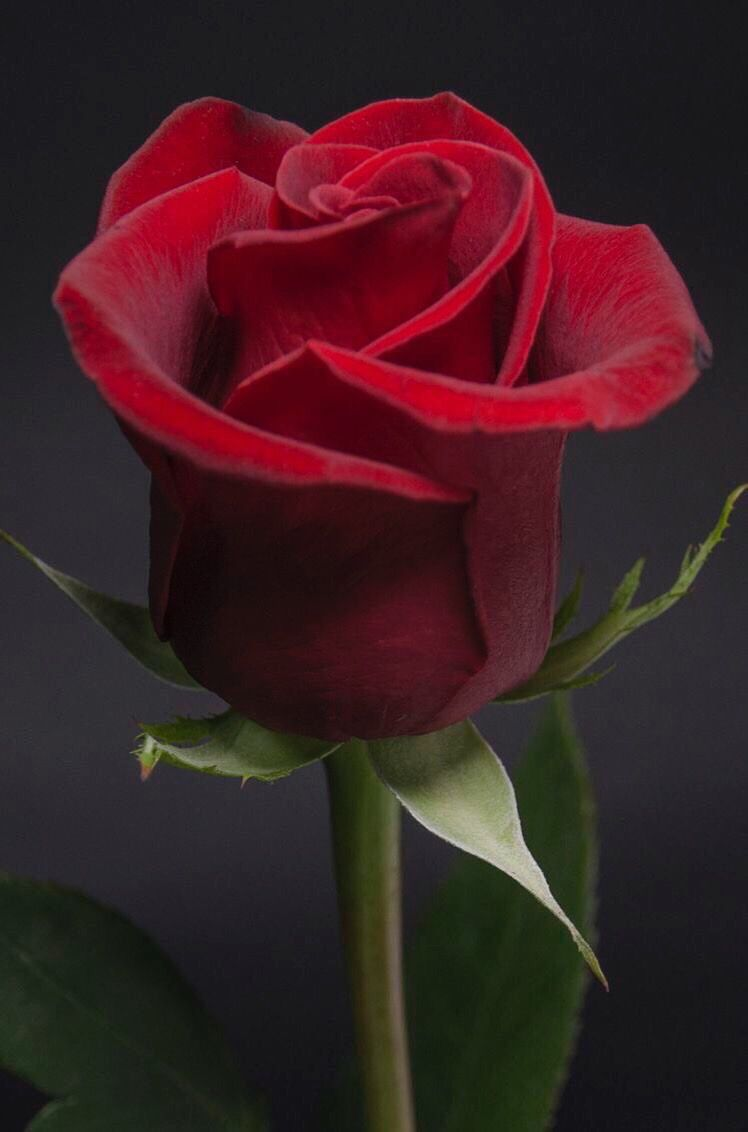
#> input picture Flores/flower_11.jpg, 748 x 1132 px
$ python -i utils.py   (imports and definitions only)
#> lines starting #> are read from the running program, lines starting #| are printed output that depends on the picture
"""
Módulo de utilidades para el sistema de búsqueda de caminos
Basado en los scripts proporcionados en clase
"""

import random
from collections import deque
import time

class WorldGenerator:
    """Generador de mundos cuadriculados con obstáculos y flores"""

    # [44 lines left out: function crear_mundo, not called in this run]


class PathFinder:
    """
    Clase para algoritmos de búsqueda de caminos
    Implementa DFS y BFS basados en los scripts de clase
    """

    # [184 lines left out: functions __init__, obtener_vecinos, dfs, bfs, comparar_algoritmos, not called in this run]


class ImageProcessor:
    """
    Procesamiento de imágenes con ecualización de histograma
    """

    @staticmethod
    def ecualizar_histograma(imagen_array):
        """
        Aplica ecualización de histograma para mejorar imágenes subexpuestas

        Args:
            imagen_array (numpy.array): Imagen en formato numpy array

        Returns:
            numpy.array: Imagen ecualizada
        """
        import cv2
        import numpy as np

        if len(imagen_array.shape) == 3:
            # Imagen a color - convertir a YCrCb y ecualizar solo Y
            img_ycrcb = cv2.cvtColor(imagen_array, cv2.COLOR_RGB2YCrCb)
#> img_ycrcb: shape (1132, 748, 3); mean of channels 0, 1, 2 41, 142.2, 124.8
            img_ycrcb[:, :, 0] = cv2.equalizeHist(img_ycrcb[:, :, 0])
#> img_ycrcb: shape (1132, 748, 3); mean of channels 0, 1, 2 130.6, 142.2, 124.8
            img_ecualizada = cv2.cvtColor(img_ycrcb, cv2.COLOR_YCrCb2RGB)
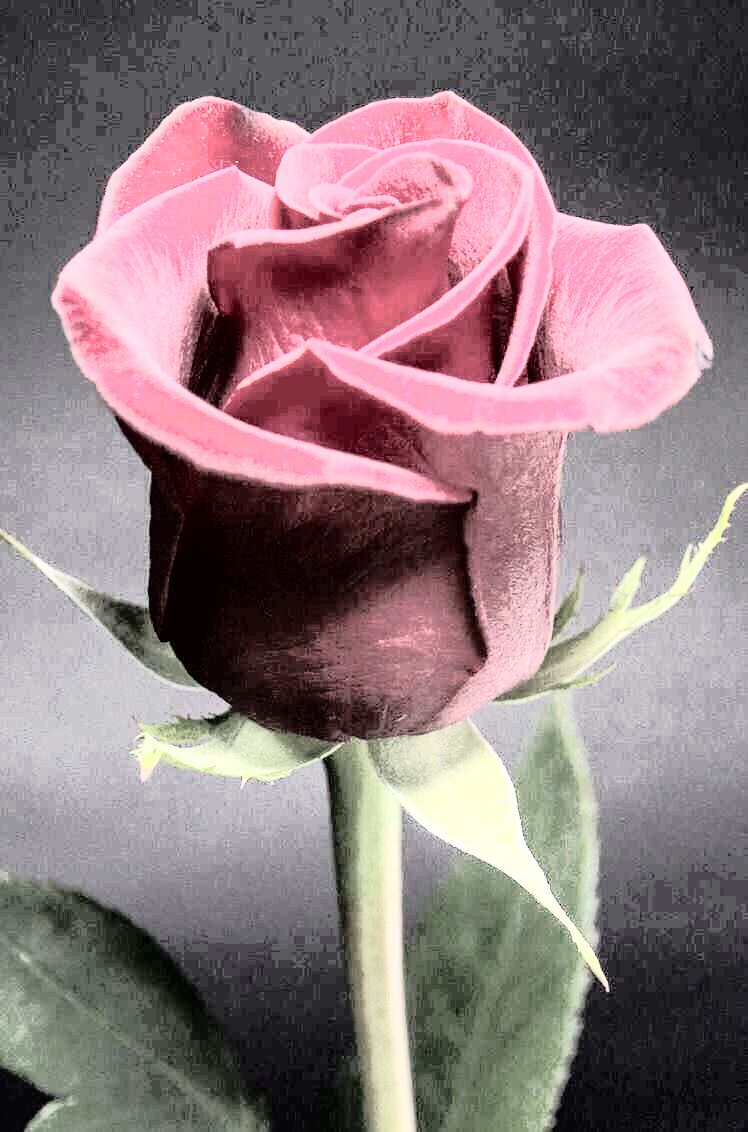
#> img_ecualizada: shape (1132, 748, 3); mean R, G, B 141.7, 121.6, 124.9
        else:
            # Imagen en escala de grises
            img_ecualizada = cv2.equalizeHist(imagen_array)

        return img_ecualizada

    # [26 lines left out: function aplicar_clahe, not called in this run]


class ScoreManager:
    """
    Gestor de puntajes y estadísticas
    """

    # [200 lines left out: functions __init__, agregar_score, obtener_promedios, generar_reporte_comparativo, limpiar_scores, validar_posicion and 2 more, not called in this run]

>>> import cv2
>>> picture = cv2.cvtColor(cv2.imread('Flores/flower_11.jpg'), cv2.COLOR_BGR2RGB)
>>> result = ImageProcessor().ecualizar_histograma(picture)

$ run again, on Flores/flower_15.jpg
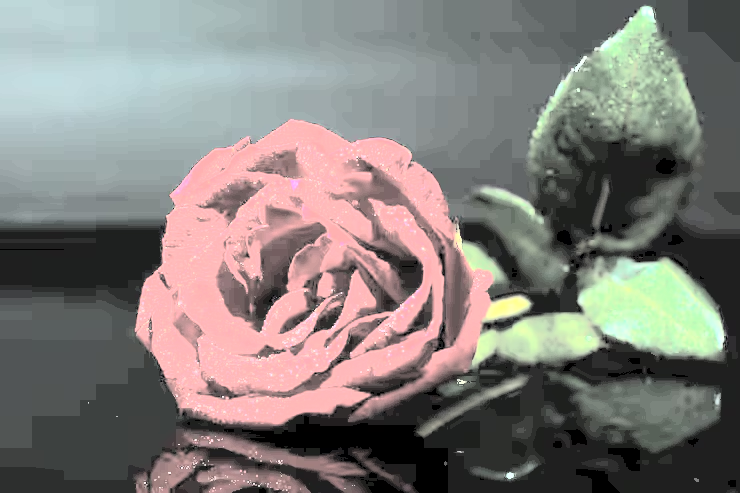
#> input picture Flores/flower_15.jpg, 740 x 493 px
#> in ecualizar_histograma, `img_ecualizada = cv2.cvtColor(img_ycrcb, cv2.COLOR_YCrCb2RGB)`:
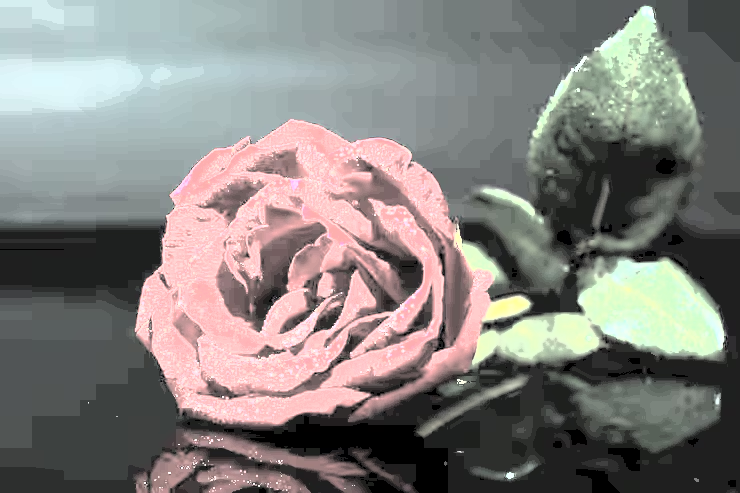
#> img_ecualizada: shape (493, 740, 3); mean R, G, B 131.8, 128.5, 125.6
